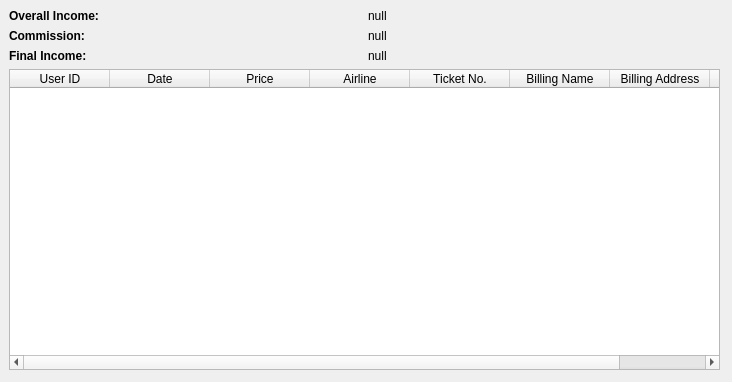
<?xml version="1.0" encoding="UTF-8"?>
<ui version="4.0">
 <class>ManagerDialog</class>
 <widget class="QDialog" name="ManagerDialog">
  <property name="geometry">
   <rect>
    <x>0</x>
    <y>0</y>
    <width>732</width>
    <height>382</height>
   </rect>
  </property>
  <property name="windowTitle">
   <string>DSC :: Manager Panel</string>
  </property>
  <widget class="QWidget" name="gridLayoutWidget">
   <property name="geometry">
    <rect>
     <x>9</x>
     <y>9</y>
     <width>711</width>
     <height>361</height>
    </rect>
   </property>
   <layout class="QGridLayout" name="gridLayout">
    <item row="2" column="0">
     <widget class="QLabel" name="label">
      <property name="font">
       <font>
        <weight>75</weight>
        <bold>true</bold>
       </font>
      </property>
      <property name="text">
       <string>Final Income:</string>
      </property>
     </widget>
    </item>
    <item row="0" column="0">
     <widget class="QLabel" name="label_3">
      <property name="font">
       <font>
        <weight>75</weight>
        <bold>true</bold>
       </font>
      </property>
      <property name="text">
       <string>Overall Income:</string>
      </property>
     </widget>
    </item>
    <item row="3" column="0" colspan="2">
     <widget class="QTableWidget" name="transactions">
      <column>
       <property name="text">
        <string>User ID</string>
       </property>
      </column>
      <column>
       <property name="text">
        <string>Date</string>
       </property>
      </column>
      <column>
       <property name="text">
        <string>Price</string>
       </property>
      </column>
      <column>
       <property name="text">
        <string>Airline</string>
       </property>
      </column>
      <column>
       <property name="text">
        <string>Ticket No.</string>
       </property>
      </column>
      <column>
       <property name="text">
        <string>Billing Name</string>
       </property>
      </column>
      <column>
       <property name="text">
        <string>Billing Address</string>
       </property>
      </column>
      <column>
       <property name="text">
        <string>Phone Number</string>
       </property>
      </column>
     </widget>
    </item>
    <item row="2" column="1">
     <widget class="QLabel" name="txtFinalIncome">
      <property name="text">
       <string>null</string>
      </property>
     </widget>
    </item>
    <item row="1" column="0">
     <widget class="QLabel" name="label_4">
      <property name="font">
       <font>
        <weight>75</weight>
        <bold>true</bold>
       </font>
      </property>
      <property name="text">
       <string>Commission:</string>
      </property>
     </widget>
    </item>
    <item row="0" column="1">
     <widget class="QLabel" name="txtIncome">
      <property name="text">
       <string>null</string>
      </property>
     </widget>
    </item>
    <item row="1" column="1">
     <widget class="QLabel" name="txtCommission">
      <property name="text">
       <string>null</string>
      </property>
     </widget>
    </item>
   </layout>
  </widget>
 </widget>
 <resources/>
 <connections/>
</ui>
